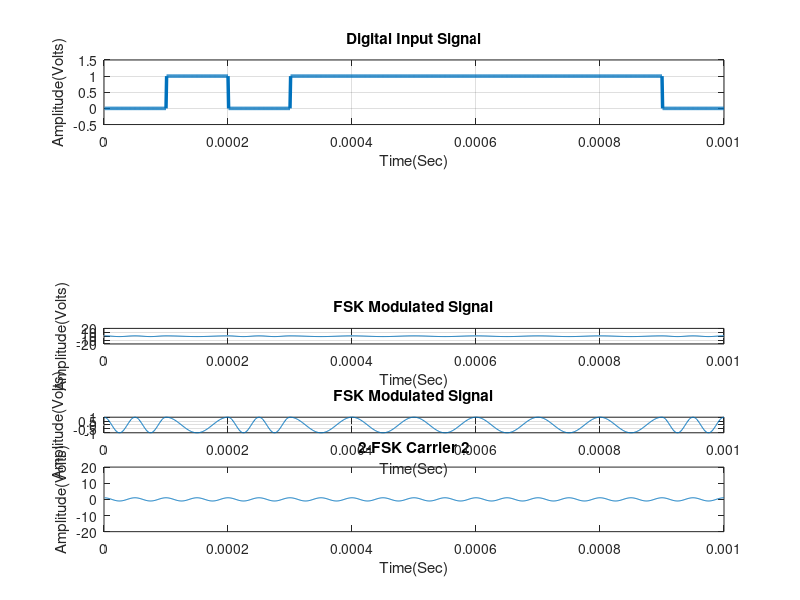

MATLAB code for this plot:
% <<<<<<<<<<<<<<<<<<<< FSK Modulation and Demodulation >>>>>>>>>>>>>>>>>>>>

clc, clear all, close all;
% ******************* Digital/Binary input information ********************

% x = input('Enter Digital Input Information = ');   
% Binary information as stream of bits (binary signal 0 or 1)
x = randi(2, [1,10], 'int32') - 1; % auto generate the binary sequence
N = length(x);
Tb = 0.0001;   %Data rate = 1MHz i.e., bit period (second)
disp('Binary Input Information at Transmitter: ');
disp(x);

% ************* Represent input information as digital signal *************

% Tb: Thời gian truyền 1 bit
% nb: 1 bit được biểu diễn bởi nb signal (số mẫu lấy trong 1 chu kì truyền
% 1 bit)
% Tb/nb: thời gian truyền một signal

nb = 100;   % Digital signal per bit
digit = []; 
for n = 1:1:N
    if x(n) == 1;
       sig = ones(1,nb);
    else x(n) == 0;
        sig = zeros(1,nb);
    end
     digit = [digit sig];
end

t1 = Tb/nb : Tb/nb : nb*N*(Tb/nb);   % Time period
figure('Name','ASK Modulation and Demodulation With Noise','NumberTitle','off');
subplot(4,1,1);
plot(t1,digit,'LineWidth',2.5);
grid on;
axis([0 Tb*N -0.5 1.5]);
xlabel('Time(Sec)');
ylabel('Amplitude(Volts)');
title('Digital Input Signal');

% *************************** FSK Modulation *****************************
Ac = 1;      % Carrier amplitude for binary input
br = 1/Tb;    % Bit rate
Fc1 = br;      % Carrier phase for binary input '1'
Fc2 = br*2;     % Carrier phase for binary input '0' 
N0 = sqrt(10);
t2 = Tb/nb:Tb/nb:Tb;   % Signal time
mod = [];

x_ = Tb/nb:Tb/nb:Tb*N; % Time period
y1 = Ac*cos(2*pi*Fc1*x_); % carrier function 1
y2 = Ac*cos(2*pi*Fc2*x_); % carrier function 2

% plot carrier 1
subplot(4,1,3);
plot(x_,y1);
xlabel('Time(Sec)');
ylabel('Amplitude(Volts)');
title('2-FSK Carrier 1');

% plot carrier 2
subplot(4,1,4);
plot(x_,y2);
ylim([-20,20]);
xlabel('Time(Sec)');
ylabel('Amplitude(Volts)');
title('2-FSK Carrier 2');

for (i = 1:1:N)
    if (x(i) == 1)
        y = Ac*cos(2*pi*Fc1*t2);   % Modulation signal with carrier signal 1
    else
        y = Ac*cos(2*pi*Fc2*t2);   % Modulation signal with carrier signal 2
    end
    mod = [mod y];
end

t3 = Tb/nb:Tb/nb:Tb*N;   % Time period
subplot(6,1,4);
plot(t3,mod);
grid on;
ylim([-20,20]);
xlabel('Time(Sec)');
ylabel('Amplitude(Volts)');
title('FSK Modulated Signal');

% ********************* Transmitted signal x ******************************
x = mod;

% ********************* Channel model h and w *****************************
h = 1;   % Signal fading 
w = 0  % Noise

% ********************* Received signal y *********************************
y = h.*x + w;   % Convolution

t3=Tb/nb:Tb/nb:Tb*N;   % Time period
subplot(6,1,5);
plot(t3,y);
grid on;
xlabel('Time(Sec)');
ylabel('Amplitude(Volts)');
title('FSK Modulated Signal');

% ************************** End of the program ***************************


